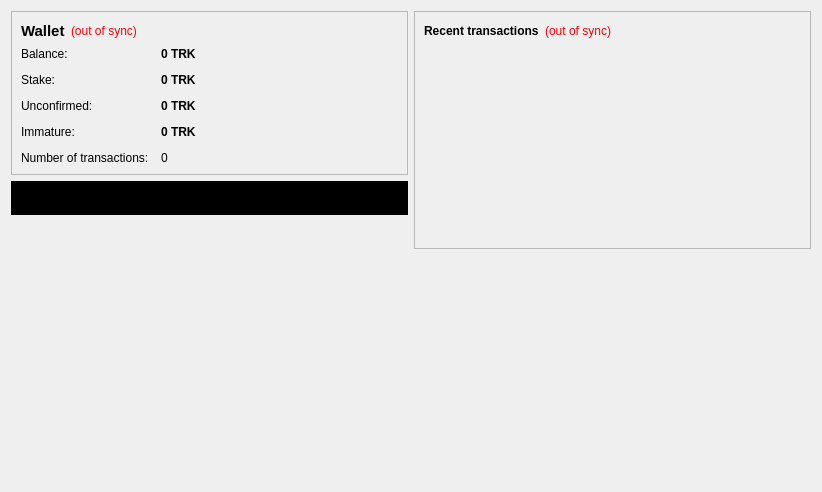
<?xml version="1.0" encoding="UTF-8"?>
<ui version="4.0">
 <class>OverviewPage</class>
 <widget class="QWidget" name="OverviewPage">
  <property name="geometry">
   <rect>
    <x>0</x>
    <y>0</y>
    <width>822</width>
    <height>492</height>
   </rect>
  </property>
  <property name="windowTitle">
   <string>Form</string>
  </property>
  <layout class="QHBoxLayout" name="horizontalLayout" stretch="1,1">
   <item>
    <layout class="QVBoxLayout" name="verticalLayout_2">
     <item>
      <widget class="QFrame" name="frame">
       <property name="frameShape">
        <enum>QFrame::StyledPanel</enum>
       </property>
       <property name="frameShadow">
        <enum>QFrame::Raised</enum>
       </property>
       <layout class="QVBoxLayout" name="verticalLayout_4">
        <item>
         <layout class="QHBoxLayout" name="horizontalLayout_4">
          <item>
           <widget class="QLabel" name="label_5">
            <property name="font">
             <font>
              <pointsize>11</pointsize>
              <weight>75</weight>
              <bold>true</bold>
             </font>
            </property>
            <property name="text">
             <string>Wallet</string>
            </property>
           </widget>
          </item>
          <item>
           <widget class="QLabel" name="labelWalletStatus">
            <property name="toolTip">
             <string>The displayed information may be out of date. Your wallet automatically synchronizes with the Truckcoin network after a connection is established, but this process has not completed yet.</string>
            </property>
            <property name="styleSheet">
             <string notr="true">QLabel { color: red; }</string>
            </property>
            <property name="text">
             <string notr="true">(out of sync)</string>
            </property>
            <property name="alignment">
             <set>Qt::AlignLeading|Qt::AlignLeft|Qt::AlignVCenter</set>
            </property>
           </widget>
          </item>
          <item>
           <spacer name="horizontalSpacer_2">
            <property name="orientation">
             <enum>Qt::Horizontal</enum>
            </property>
            <property name="sizeHint" stdset="0">
             <size>
              <width>40</width>
              <height>20</height>
             </size>
            </property>
           </spacer>
          </item>
         </layout>
        </item>
        <item>
         <layout class="QFormLayout" name="formLayout_2">
          <property name="fieldGrowthPolicy">
           <enum>QFormLayout::AllNonFixedFieldsGrow</enum>
          </property>
          <property name="horizontalSpacing">
           <number>12</number>
          </property>
          <property name="verticalSpacing">
           <number>12</number>
          </property>
          <item row="0" column="0">
           <widget class="QLabel" name="label">
            <property name="text">
             <string>Balance:</string>
            </property>
           </widget>
          </item>
          <item row="0" column="1">
           <widget class="QLabel" name="labelBalance">
            <property name="font">
             <font>
              <weight>75</weight>
              <bold>true</bold>
             </font>
            </property>
            <property name="cursor">
             <cursorShape>IBeamCursor</cursorShape>
            </property>
            <property name="toolTip">
             <string>Your current balance</string>
            </property>
            <property name="text">
             <string notr="true">0 TRK</string>
            </property>
            <property name="textInteractionFlags">
             <set>Qt::LinksAccessibleByMouse|Qt::TextSelectableByKeyboard|Qt::TextSelectableByMouse</set>
            </property>
           </widget>
          </item>
          <item row="1" column="0">
           <widget class="QLabel" name="label_6">
            <property name="text">
             <string>Stake:</string>
            </property>
           </widget>
          </item>
          <item row="1" column="1">
           <widget class="QLabel" name="labelStake">
            <property name="font">
             <font>
              <weight>75</weight>
              <bold>true</bold>
             </font>
            </property>
            <property name="cursor">
             <cursorShape>IBeamCursor</cursorShape>
            </property>
            <property name="toolTip">
             <string>Total of coins that was staked, and do not yet count toward the current balance</string>
            </property>
            <property name="text">
             <string notr="true">0 TRK</string>
            </property>
            <property name="textInteractionFlags">
             <set>Qt::LinksAccessibleByMouse|Qt::TextSelectableByKeyboard|Qt::TextSelectableByMouse</set>
            </property>
           </widget>
          </item>
          <item row="2" column="0">
           <widget class="QLabel" name="label_3">
            <property name="text">
             <string>Unconfirmed:</string>
            </property>
           </widget>
          </item>
          <item row="2" column="1">
           <widget class="QLabel" name="labelUnconfirmed">
            <property name="font">
             <font>
              <weight>75</weight>
              <bold>true</bold>
             </font>
            </property>
            <property name="cursor">
             <cursorShape>IBeamCursor</cursorShape>
            </property>
            <property name="toolTip">
             <string>Total of transactions that have yet to be confirmed, and do not yet count toward the current balance</string>
            </property>
            <property name="text">
             <string notr="true">0 TRK</string>
            </property>
            <property name="textInteractionFlags">
             <set>Qt::LinksAccessibleByMouse|Qt::TextSelectableByKeyboard|Qt::TextSelectableByMouse</set>
            </property>
           </widget>
          </item>
          <item row="3" column="0">
           <widget class="QLabel" name="labelImmatureText">
            <property name="text">
             <string>Immature:</string>
            </property>
           </widget>
          </item>
          <item row="3" column="1">
           <widget class="QLabel" name="labelImmature">
            <property name="font">
             <font>
              <weight>75</weight>
              <bold>true</bold>
             </font>
            </property>
            <property name="toolTip">
             <string>Mined balance that has not yet matured</string>
            </property>
            <property name="text">
             <string notr="true">0 TRK</string>
            </property>
            <property name="textInteractionFlags">
             <set>Qt::LinksAccessibleByMouse|Qt::TextSelectableByKeyboard|Qt::TextSelectableByMouse</set>
            </property>
           </widget>
          </item>
          <item row="4" column="0">
           <widget class="QLabel" name="label_2">
            <property name="text">
             <string>Number of transactions:</string>
            </property>
           </widget>
          </item>
          <item row="4" column="1">
           <widget class="QLabel" name="labelNumTransactions">
            <property name="toolTip">
             <string>Total number of transactions in wallet</string>
            </property>
            <property name="text">
             <string notr="true">0</string>
            </property>
           </widget>
          </item>
         </layout>
        </item>
       </layout>
      </widget>
     </item>
     <item>
      <widget class="QFrame" name="frame_3">
       <property name="styleSheet">
        <string notr="true">background-color: rgb(0, 0, 0);</string>
       </property>
       <property name="frameShape">
        <enum>QFrame::StyledPanel</enum>
       </property>
       <property name="frameShadow">
        <enum>QFrame::Raised</enum>
       </property>
       <layout class="QVBoxLayout" name="verticalLayout_5">
        <item>
         <widget class="QLabel" name="label_7">
          <property name="text">
           <string/>
          </property>
          <property name="pixmap">
           <pixmap resource="../bitcoin.qrc">:/images/wallet2</pixmap>
          </property>
          <property name="scaledContents">
           <bool>false</bool>
          </property>
          <property name="alignment">
           <set>Qt::AlignCenter</set>
          </property>
         </widget>
        </item>
       </layout>
      </widget>
     </item>
     <item>
      <spacer name="verticalSpacer">
       <property name="orientation">
        <enum>Qt::Vertical</enum>
       </property>
       <property name="sizeHint" stdset="0">
        <size>
         <width>20</width>
         <height>40</height>
        </size>
       </property>
      </spacer>
     </item>
    </layout>
   </item>
   <item>
    <layout class="QVBoxLayout" name="verticalLayout_3">
     <item>
      <widget class="QFrame" name="frame_2">
       <property name="frameShape">
        <enum>QFrame::StyledPanel</enum>
       </property>
       <property name="frameShadow">
        <enum>QFrame::Raised</enum>
       </property>
       <layout class="QVBoxLayout" name="verticalLayout">
        <item>
         <layout class="QHBoxLayout" name="horizontalLayout_2">
          <item>
           <widget class="QLabel" name="label_4">
            <property name="text">
             <string>&lt;b&gt;Recent transactions&lt;/b&gt;</string>
            </property>
           </widget>
          </item>
          <item>
           <widget class="QLabel" name="labelTransactionsStatus">
            <property name="toolTip">
             <string>The displayed information may be out of date. Your wallet automatically synchronizes with the Truckcoin network after a connection is established, but this process has not completed yet.</string>
            </property>
            <property name="styleSheet">
             <string notr="true">QLabel { color: red; }</string>
            </property>
            <property name="text">
             <string notr="true">(out of sync)</string>
            </property>
            <property name="alignment">
             <set>Qt::AlignRight|Qt::AlignTrailing|Qt::AlignVCenter</set>
            </property>
           </widget>
          </item>
          <item>
           <spacer name="horizontalSpacer">
            <property name="orientation">
             <enum>Qt::Horizontal</enum>
            </property>
            <property name="sizeHint" stdset="0">
             <size>
              <width>40</width>
              <height>20</height>
             </size>
            </property>
           </spacer>
          </item>
         </layout>
        </item>
        <item>
         <widget class="QListView" name="listTransactions">
          <property name="styleSheet">
           <string notr="true">QListView { background: transparent; }</string>
          </property>
          <property name="frameShape">
           <enum>QFrame::NoFrame</enum>
          </property>
          <property name="verticalScrollBarPolicy">
           <enum>Qt::ScrollBarAlwaysOff</enum>
          </property>
          <property name="horizontalScrollBarPolicy">
           <enum>Qt::ScrollBarAlwaysOff</enum>
          </property>
          <property name="selectionMode">
           <enum>QAbstractItemView::NoSelection</enum>
          </property>
         </widget>
        </item>
       </layout>
      </widget>
     </item>
     <item>
      <spacer name="verticalSpacer_2">
       <property name="orientation">
        <enum>Qt::Vertical</enum>
       </property>
       <property name="sizeHint" stdset="0">
        <size>
         <width>20</width>
         <height>40</height>
        </size>
       </property>
      </spacer>
     </item>
    </layout>
   </item>
  </layout>
 </widget>
 <resources>
  <include location="../bitcoin.qrc"/>
 </resources>
 <connections/>
</ui>
